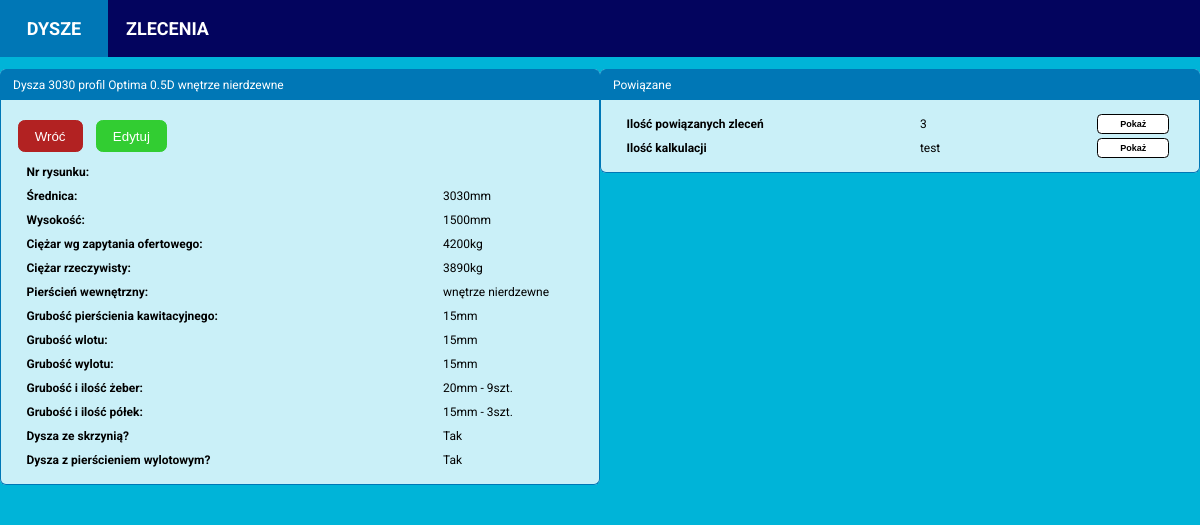
The page /nozzle/1/ on the database its author committed.
### calculator/models.py (models this page shows, shortened)
class Nozzle(models.Model):
    PROFILES = (('Optima', 'Optima'),
                ('19A', '19A'),
                )
    INNER_RING_TYPES = (('Complete st. st. inside', 'Wnętrze nierdzewne'),
                        ('St. st. ring inside', 'Pierścień kawitacyjny nierdzewny'),
                        ('Complete steel', 'Wnętrze ze stali zwykłej'),
                        ('St. st. ring and outlet', 'Pierścień kawitacyjny i wylot ze stali nierdzewnej'))
    date_created = models.DateTimeField(auto_now_add=True)
    diameter = models.PositiveIntegerField(null=False, blank=False)
    profile = models.CharField(max_length=32, choices=PROFILES, null=False, blank=False)
    drawing_number = models.CharField(max_length=32, blank=True)
    profile_height = models.PositiveIntegerField(null=False, blank=False)
    inner_ring_type = models.CharField(max_length=32, choices=INNER_RING_TYPES, null=False, blank=False)
    inner_ring_thickness_propeller_zone = models.PositiveIntegerField(null=False, blank=False)
    inner_ring_thickness_inlet_zone = models.PositiveIntegerField(null=False, blank=False)
    inner_ring_thickness_outlet_zone = models.PositiveIntegerField(null=False, blank=False)
    ribs_quantity = models.PositiveIntegerField(null=False, blank=False)
    ribs_thickness = models.PositiveIntegerField(null=False, blank=False)
    segments_quantity = models.PositiveIntegerField(null=False, blank=False)
    segments_thickness = models.PositiveIntegerField(null=False, blank=False)
    has_headbox = models.BooleanField(null=False, blank=False)
    has_outlet_ring = models.BooleanField(null=False, blank=False)
    theoretical_weight = models.PositiveIntegerField(blank=True, default=0)
    real_weight = models.PositiveIntegerField(blank=True, default=0)

### calculator/views.py (the view)
# urls.py: path('nozzle/<int:nozzle_id>/', nozzle_details_view, name='nozzle_details'),
def nozzle_details_view(request, nozzle_id):
    nozzle = Nozzle.objects.get(id=nozzle_id)
    ratio = round((nozzle.profile_height / nozzle.diameter), 1)
    type_name = translate_type_name(str(nozzle.inner_ring_type))
    orders = Order.objects.all()
    nozzle_total_orders = orders.filter(nozzle=nozzle).count()
    context = {'nozzle': nozzle,
               'ratio': ratio,
               'type_name': type_name,
               'nozzle_total_orders': nozzle_total_orders,
               'nozzle_id': nozzle_id,
               }
    template = 'calculator/nozzle-details.html'
    return render(request, template, context)

### calculator/functions.py (called while the page is built)
def translate_type_name(name):
    polish_names = {'Complete st. st. inside': 'wnętrze nierdzewne',
                    'St. st. ring inside': 'pierścień kawitacyjny nierdzewny',
                    'Complete steel': 'wnętrze ze stali zwykłej',
                    'St. st. ring and outlet': 'pierścień kawitacyjny i wylot ze stali nierdzewnej'}
    return polish_names[name]

### calculator/templates/calculator/nozzle-details.html (shortened to what this page needs)
{% extends 'calculator/base.html' %}
{% block content %}
<div class="content-main">
  <div class="item-box">
    <div class="item-header-box">
      <p>Dysza {{ nozzle.diameter }}
       profil {{ nozzle.profile }}
      {{ ratio }}D {{ type_name }}</p>
    </div>
    <div class="item-details">
      <div class="button-box">
        <a href="{% url 'calculator:nozzles' %}"><button class="cancel-btn">Wróć</button></a>
        <a href="{% url 'calculator:edit_nozzle' nozzle.id %}"><button class="add-btn">Edytuj</button></a>
      </div>
      <div class="item-details-box">
        <p class="item-detail-name">Nr rysunku:</p>
      </div>
      <div class="item-details-box">
        <p class="item-detail-name">Średnica: </p>
        <p class="item-detail-value">{{ nozzle.diameter }}mm</p>
      </div>
      <div class="item-details-box">
        <p class="item-detail-name">Wysokość:</p>
        <p class="item-detail-value">{{ nozzle.profile_height }}mm</p>
      </div>
      <div class="item-details-box">
        <p class="item-detail-name">Ciężar wg zapytania ofertowego:</p>
        <p class="item-detail-value">{{ nozzle.theoretical_weight }}kg</p>
      </div>
      <div class="item-details-box">
        <p class="item-detail-name">Ciężar rzeczywisty:</p>
        <p class="item-detail-value">{{ nozzle.real_weight }}kg</p>
      </div>
      <div class="item-details-box">
        <p class="item-detail-name">Pierścień wewnętrzny:</p>
        <p class="item-detail-value">{{ type_name }}</p>
      </div>
      <div class="item-details-box">
        <p class="item-detail-name">Grubość pierścienia kawitacyjnego:</p>
        <p class="item-detail-value">{{ nozzle.inner_ring_thickness_propeller_zone }}mm</p>
      </div>
      <div class="item-details-box">
        <p class="item-detail-name">Grubość wlotu:</p>
        <p class="item-detail-value">{{ nozzle.inner_ring_thickness_inlet_zone }}mm</p>
      </div>
      <div class="item-details-box">
        <p class="item-detail-name">Grubość wylotu:</p>
        <p class="item-detail-value">{{ nozzle.inner_ring_thickness_outlet_zone }}mm</p>
      </div>
      <div class="item-details-box">
        <p class="item-detail-name">Grubość i ilość żeber:</p>
        <p class="item-detail-value">{{ nozzle.ribs_thickness }}mm - {{ nozzle.ribs_quantity}}szt.</p>
      </div>
      <div class="item-details-box">
        <p class="item-detail-name">Grubość i ilość półek:</p>
        <p class="item-detail-value">{{ nozzle.segments_thickness }}mm - {{ nozzle.segments_quantity}}szt.</p>
      </div>
      <div class="item-details-box">
        <p class="item-detail-name">Dysza ze skrzynią?</p>
        {% if nozzle.has_headbox == True %}
         <p class="item-detail-value">Tak</p>
        {% else %}
          <p class="item-detail-value">Nie</p>
        {% endif %}
      </div>
      <div class="item-details-box">
        <p class="item-detail-name">Dysza z pierścieniem wylotowym?</p>
        {% if nozzle.has_outlet_ring == True %}
         <p class="item-detail-value">Tak</p>
        {% else %}
          <p class="item-detail-value">Nie</p>
        {% endif %}
      </div>
    </div>
  </div>
  <div class="item-box">
    <div class="item-header-box">
      <p>Powiązane</p>
    </div>
    <div class="item-details">
      <div class="item-details-box">
        <p class="item-detail-name">Ilość powiązanych zleceń</p>
        <p class="item-detail-value">{{ nozzle_total_orders }}</p>
        <a href="{% url 'calculator:nozzle_orders' nozzle.id %}">
          <button class="show-btn" type="button">Pokaż</button>
        </a>
      </div>
      <div class="item-details-box">
        <p class="item-detail-name">Ilość kalkulacji</p>
        <p class="item-detail-value">test</p>
        <button class="show-btn" type="button">Pokaż</button>
      </div>
    </div>
  </div>
</div>
{% endblock content %}

### static/styles.css (style rules this page uses)
body { font-family: Roboto, Arial; font-size: 12px; margin: 0 auto; padding: 0; background-color: #00b4d8; }
.content-main { display: flex; flex-direction: row; background-color: #00b4d8; justify-content: space-between; align-items: flex-start; margin: 0 auto; padding: 0 auto; }
.item-box { min-width: 350px; width: 600px; display: flex; flex-direction: column; background-color: #CAF0F8; border-radius: 0.5em; margin: 1em auto; padding: 0px; }
.item-header-box { display: flex; margin: 0; padding-left: 1em; background-color: #0077b6; height: 2.5em; color: white; border-top-left-radius: 0.5em; border-top-right-radius: 0.5em; border-left: 1px solid #0077b6; border-right: 1px solid #0077b6; border-top: 1px solid #0077b6; align-items: center; }
.item-details { padding: 1em 1em; border-left: 1px solid #0077b6; border-right: 1px solid #0077b6; border-bottom: 1px solid #0077b6; border-bottom-left-radius: 0.5em; border-bottom-right-radius: 0.5em; }
.item-details-box { display: flex; justify-content: space-between; align-items: center; padding: 0.125em 1em; height: 1.75em; }
.item-detail-name { width: 20em; font-weight: bold; justify-content: center; text-align: left; margin: 0.5em 0.125em; }
.item-detail-value { margin: 0 1em; width: 10em; }
.button-box { display: flex; justify-content: flex-start; align-items: center; margin: 0.125em 0.25em; }
.show-btn { font-size: 0.75em; font-weight: bold; text-align: center; margin: 0.25em 0.625em; background-color: white; border: 1px solid black; border-radius: 0.5em; height: 1.25rem; width: 8em; cursor: pointer; transition: background-color 0.2s; transition: color 0.2s; }
.add-btn, .confirm-btn, .cancel-btn { background-color: limegreen; color: white; border: 1px solid limegreen; border-radius: 0.5em; height: 2rem; padding: 0.5rem 1rem; margin: 0.5em 0.5em; cursor: pointer; }
.cancel-btn { background-color: firebrick; border: 1px solid firebrick; margin-left: 0.125em; }

### rows shown on the page
Nozzle: diameter "3030", profile "Optima", profile_height "1500", theoretical_weight "4200", real_weight "3890", inner_ring_thickness_propeller_zone "15", inner_ring_thickness_inlet_zone "15", inner_ring_thickness_outlet_zone "15", ribs_thickness "20", ribs_quantity "9", segments_thickness "15", segments_quantity "3"

### other values the page prints
{{ ratio }} "0.5"
{{ type_name }} "wnętrze nierdzewne"
{{ nozzle_total_orders }} "3"
